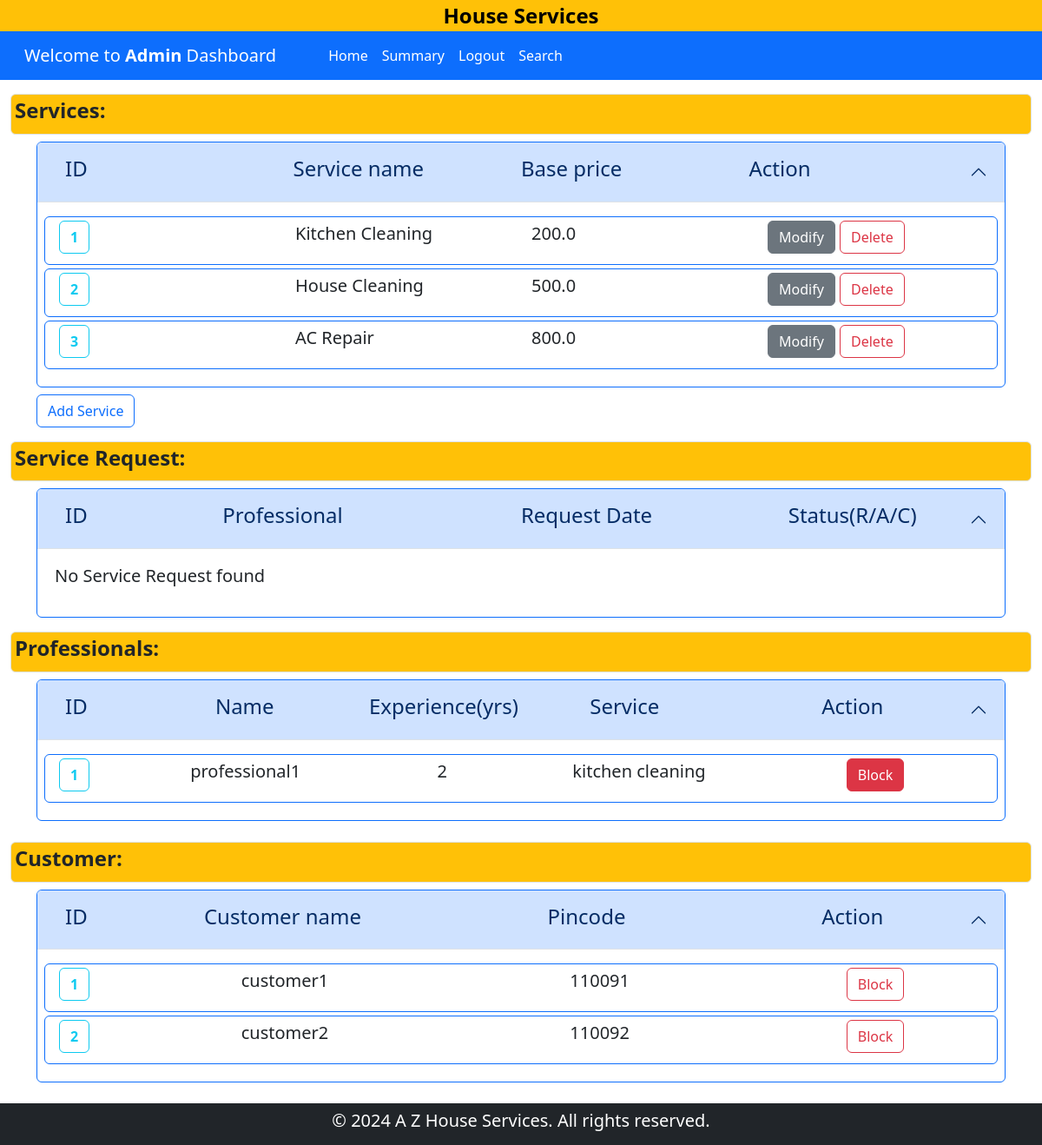
Page /admin_dashboard on the committed database.
### backened/modals.py (models this page shows)
class Service(db.Model):
    __tablename__ = "service"
    id = db.Column(db.Integer, primary_key=True)
    name = db.Column(db.String(120), nullable=False)
    price = db.Column(db.Float, nullable=False)
    time_required = db.Column(db.Integer, nullable=False)
    description = db.Column(db.Text,nullable = True)
    service_requests = db.relationship("ServiceRequest", backref="service", lazy=True, cascade="all, delete-orphan")

class Professional(db.Model):
    __tablename__ = "professional"
    id = db.Column(db.Integer, primary_key=True)
    email = db.Column(db.String(120), unique=True, nullable=False)
    password = db.Column(db.String(120), nullable=False)
    name = db.Column(db.String(120), nullable=False)
    phone = db.Column(db.Integer, nullable=False)
    address = db.Column(db.String(200), nullable=False)
    pincode = db.Column(db.Integer, nullable=False)
    date_created = db.Column(db.DateTime, default=datetime.now,nullable=False)
    description = db.Column(db.Text, nullable=True)
    service_type = db.Column(db.String(120), nullable=False)
    experience = db.Column(db.Integer, nullable=False)
    file_path = db.Column(db.String(255), nullable=False)
    status = db.Column(db.String(30), default="pending",nullable=False)
    service_requests = db.relationship(
        "ServiceRequest",
        backref="professional",
        lazy=True,
        cascade="all, delete-orphan",
    )

class Customer(db.Model):
    __tablename__ = "customer"
    id = db.Column(db.Integer, primary_key=True)
    email = db.Column(db.String(120), unique=True, nullable=False)
    password = db.Column(db.String(120), nullable=False)
    name = db.Column(db.String(120), nullable=False)
    address = db.Column(db.String(200), nullable=False)
    pincode = db.Column(db.Integer, nullable=False)
    phone = db.Column(db.Integer, nullable=False)
    status = db.Column(db.String(30), default="accepted", nullable=False)
    service_requests = db.relationship("ServiceRequest", backref="customer", lazy=True, cascade="all, delete-orphan")
    reviews = db.relationship("Review", backref="customer", lazy=True, cascade="all, delete-orphan")

### backened/controller.py (the view)
@app.route("/admin_dashboard")
def adminDashboard():
    sers = Service.query.all()
    ser_reqs = ServiceRequest.query.all()
    custmrs = Customer.query.all()
    profs = Professional.query.all()
    return render_template(
        "admin_dashboard.html",
        services=sers,
        service_requests=ser_reqs,
        customers=custmrs,
        professionals=profs,
    )

### templates/admin_dashboard.html (shortened to what this page needs)
<!DOCTYPE html>
<html lang="en">
<head>
    <link href="https://cdn.jsdelivr.net/npm/bootstrap@5.3.3/dist/css/bootstrap.min.css" rel="stylesheet">
</head>
<body >
    <div class="container-fluid bg-warning" id="home">
        <div class="d-flex justify-content-center">
            <a href="{{ url_for('home') }}" class="text-decoration-none fw-bold fs-4 text-black ">House Services </a>
        </div>
    </div>
    <nav class="navbar navbar-expand-lg bg-primary">
        <div class="container-xxl">
            <div class="navbar-brand ms-3">
                <a href="{{ url_for('adminDashboard') }}" class="text-decoration-none text-white">Welcome to <strong>
                    Admin
                </strong>  Dashboard</a>
            </div>
                <div class="collapse navbar-collapse row" id="navbarNav">
                    <ul class="navbar-nav ms-5 col">
                        <li class="nav-item ">
                        <a class="nav-link text-white" aria-current="page" href="{{ url_for('adminDashboard') }}">Home</a>
                        </li>
                        <li class="nav-item ">
                            <a class="nav-link text-white" aria-current="page" href="#summary">Summary</a>
                        </li>
                        <li class="nav-item ">
                            <a class="nav-link text-white" aria-current="page" href="{{ url_for('logout') }}">Logout</a>
                        </li>
                        <li class="nav-item">
                            <a class="nav-link text-white" aria-current="page" href="{{ url_for('search' ) }}">Search</a>
                        </li>
                    </ul>
                </div>
        </div>
    </nav>
    {% block content %}
    <section id="main-data" class="container-fluid" >
        <div class="mt-3 mb-2 bg-warning p-1 border rounded">
            <h4 class="fw-bold">Services:</h4>
        </div>
        <div class="container">
            <div class="accordion" id="Services">
                <div class="accordion-item border border-primary">
                  <h2 class="accordion-header">
                    <button class="accordion-button" type="button" data-bs-toggle="collapse" data-bs-target="#service-collapse" aria-expanded="true" aria-controls="service-collapse">
                      <div class="container row">
                        <h4 class="col">ID</h4>
                        <h4 class="col">Service name</h4>
                        <h4 class="col">Base price</h4>
                        <h4 class="col">Action</h4>
                      </div>
                    </button>
                  </h2>
                  <div id="service-collapse" class="accordion-collapse collapse show" data-bs-parent="#Services">
                    <div class="accordion-body">
                        {% if services | length == 0 %}
                        <div class="col">
                            <p class="lead">No Service found</p>
                        </div>
                        {% else %}
                            {% for service in services %}
                                <div class="conatiner row border border-primary p-1 lead rounded mb-1">
                                    <div class="col">
                                        <a href="{{ url_for('show_detail_admin',id=service.id,item = 'service') }}" class="fw-bold btn btn-outline-info">{{service.id}}</a>
                                    </div>
                                    <div class="col">
                                        <p >{{ service.name }}</p>
                                    </div>
                                    <div class="col">
                                        <p > {{ service.price }}</p>
                                    </div>
                                    <div class="col">
                                        <a href="{{ url_for('del_mod_service',task='modify',id=service.id) }}" class="btn btn-secondary">Modify</a>
                                        <a href="{{ url_for('del_mod_service',task='delete',id=service.id) }}" class="btn btn-outline-danger">Delete</a>
                                    </div>
                                </div>
                            {% endfor %}
                        {% endif %}
                    </div>
                  </div>
                </div>
              </div>
              <div class="justify-content-start mt-2">
                <a href="{{ url_for('addService') }}" class="btn btn-outline-primary">Add Service</a>
            </div>
        </div>
        <div class="mt-3 mb-2 bg-warning p-1 border rounded">
            <h4 class="fw-bold">Service Request:</h2>
        </div>
        <div class="container">
            <div class="accordion" id="Service-request">
                <div class="accordion-item border border-primary">
                  <h2 class="accordion-header">
                    <button class="accordion-button" type="button" data-bs-toggle="collapse" data-bs-target="#service-request-collapse" aria-expanded="true" aria-controls="service-request-collapse">
                      <div class="container row">
                        <h4 class="col-1">ID</h4>
                        <h4 class="col-4 text-center">Professional</h4>
                        <h4 class="col-4 text-center">Request Date</h4>
                        <h4 class="col-3 text-center">Status(R/A/C)</h4>
                      </div>
                    </button>
                  </h2>
                  <div id="service-request-collapse" class="accordion-collapse collapse show" data-bs-parent="#Service-request">
                    <div class="accordion-body">
                        {% if service_requests | length == 0 %}
                            <div class="col">
                                <p class="lead">No Service Request found</p>
                            </div>
                        {% endif %}
                    </div>
                  </div>
                </div>
              </div>
        </div>
        <div class="mt-3 mb-2 bg-warning p-1 border rounded">
            <h4 class="fw-bold">Professionals:</h2>
        </div>
        <div class="container">
            <div class="accordion mb-4" id="Professional">
                <div class="accordion-item border border-primary">
                  <h2 class="accordion-header">
                    <button class="accordion-button" type="button" data-bs-toggle="collapse" data-bs-target="#professionalOne" aria-expanded="true" aria-controls="professionalOne">
                      <div class="container row">
                        <h4 class="col-1 ">ID</h4>
                        <h4 class="col-3 text-center">Name</h4>
                        <h4 class="col-2 text-center">Experience(yrs)</h4>
                        <h4 class="col-3 text-center">Service</h4>
                        <h4 class="col-3 text-center">Action</h4>
                      </div>
                    </button>
                  </h2>
                  <div id="professionalOne" class="accordion-collapse collapse show" data-bs-parent="#Professional">
                    <div class="accordion-body">
                        {% if professionals | length == 0 %}
                        <div class="col">
                            <p class="lead">No professional found</p>
                        </div>
                        {% else %}
                            {% for prof in professionals %}
                            <div class="conatiner row border border-primary p-1 lead rounded mb-1">
                                <div class="col-1">
                                    <a href="{{ url_for('show_detail_admin',id=prof.id,item = 'professional') }}" class=" fw-bold btn btn-outline-info">{{prof.id}}</a>
                                </div>
                                <div class="col-3 text-center">
                                    <p >{{ prof.name }}</p>
                                </div>
                                <div class="col-2 text-center">
                                    <p >{{ prof.experience }}</p>
                                </div>
                                <div class="col-3 text-center">
                                    <p >{{ prof.service_type }}</p>
                                </div>
                                {% if prof.status == 'Approved' %}
                                <div class="col-3 text-center">
                                    <a href="{{ url_for('update_status_admin', user = 'professional',id = prof.id,status = 'Blocked') }}" class="btn btn-danger">Block</a>
                                </div>
                                {% elif prof.status == 'Blocked' or prof.status == 'Rejected' %}
                                <div class="col-3 text-center">
                                    <a href="{{ url_for('update_status_admin', user = 'professional',id = prof.id,status = 'Approved') }}" class="btn btn-outline-danger">Unblock</a>
                                </div>
                                {% endif %}
                            </div>
                            {% endfor %}
                        {% endif %}
                    </div>
                  </div>
                </div>
              </div>
        </div>
        <div class="mt-3 mb-2 bg-warning p-1 border rounded">
            <h4 class="fw-bold">Customer:</h4>
        </div>
        <div class="container mb-4">
            <div class="accordion" id="Customers">
                <div class="accordion-item border border-primary">
                  <h2 class="accordion-header">
                    <button class="accordion-button" type="button" data-bs-toggle="collapse" data-bs-target="#customer-collapse" aria-expanded="true" aria-controls="customer">
                      <div class="container row">
                        <h4 class="col-1">ID</h4>
                        <h4 class="col-4 text-center">Customer name</h4>
                        <h4 class="col-4 text-center">Pincode</h4>
                        <h4 class="col-3 text-center">Action</h4>
                      </div>
                    </button>
                  </h2>
                  <div id="customer-collapse" class="accordion-collapse collapse show" data-bs-parent="#Customer">
                    <div class="accordion-body">
                        {% if customers | length == 0 %}
                        <div class="col">
                            <p class="lead">No Customer found</p>
                        </div>
                        {% else %}
                            {% for customer in customers %}
                                <div class="conatiner row border border-primary p-1 lead rounded mb-1">
                                    <div class="col-1">
                                        <a href="{{ url_for('show_detail_admin',id=customer.id,item = 'customer') }}" class="fw-bold btn btn-outline-info">{{ customer.id }}</a>
                                    </div>
                                    <div class="col-4 text-center">
                                        <p>{{ customer.name }}</p>
                                    </div>
                                    <div class="col-4 text-center">
                                        <p >{{ customer.pincode}}</p>
                                    </div>
                                    <div class="col-3 text-center">
                                        {% if customer.status == 'Blocked' %}
                                        <a href="{{ url_for('update_status_admin', user = 'customer',id = customer.id,status='Active') }}" class="btn btn-primary">Unblock</a>
                                        {% else %}
                                        <a href="{{ url_for('update_status_admin',user = 'customer',id = customer.id,status='Blocked' ) }}" class="btn btn-outline-danger">Block</a>
                                        {% endif %}
                                    </div>
                                </div>
                            {% endfor %}
                        {% endif %}
                    </div>
                  </div>
                </div>
              </div>
        </div>
    </section>
    {% endblock content %}
    <div style="width: 100vw;">
        <footer class="bg-dark text-white text-center p-2">
            <p class="h5">&copy; 2024 A Z House Services. All rights reserved.</p>
        </footer>
    </div>
</body>
</html>

### templates/admin_dashboard.html (style rules this page uses)
body { width: 100%; height: 100%; overflow-x: hidden; }

### rows in the picture
Service: id "1", name "Kitchen Cleaning", price "200.0"
Service: id "2", name "House Cleaning", price "500.0"
Service: id "3", name "AC Repair", price "800.0"
Professional: id "1", name "professional1", experience "2", service_type "kitchen cleaning"
Customer: id "1", name "customer1", pincode "110091"
Customer: id "2", name "customer2", pincode "110092"
